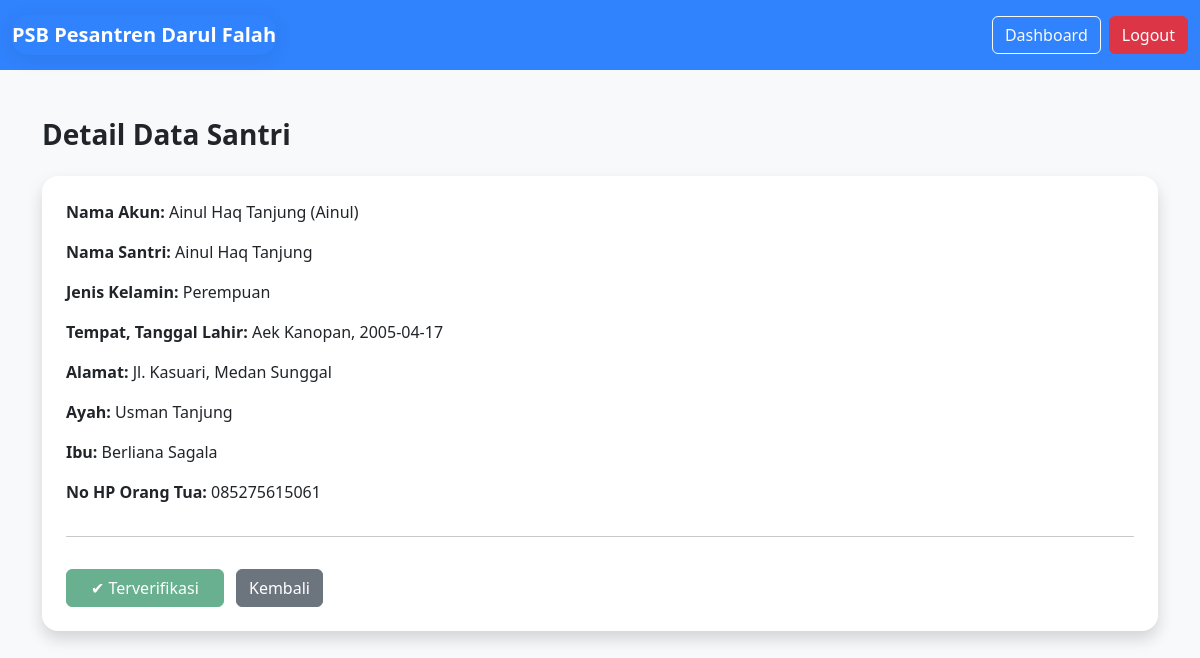
/views/admin/santri_detail.php?id=1 (signed in), run on the app's committed database.
### tables this page shows
CREATE TABLE `santri` (
  `id_santri` int(11) NOT NULL AUTO_INCREMENT,
  `id_user` int(11) NOT NULL,
  `nama_santri` varchar(100) DEFAULT NULL,
  `jenis_kelamin` enum('Laki-laki','Perempuan') DEFAULT NULL,
  `tempat_lahir` varchar(100) DEFAULT NULL,
  `tanggal_lahir` date DEFAULT NULL,
  `alamat` text DEFAULT NULL,
  `nama_ayah` varchar(100) DEFAULT NULL,
  `nama_ibu` varchar(100) DEFAULT NULL,
  `no_hp_orang_tua` varchar(20) DEFAULT NULL,
  `created_at` timestamp NOT NULL DEFAULT current_timestamp(),
  `status_verifikasi` enum('pending','verified','rejected') DEFAULT 'pending',
  `bukti_pembayaran` varchar(255) DEFAULT NULL,
  `nilai_ujian` int(11) DEFAULT NULL,
  `status_kelulusan` enum('Lulus','Tidak Lulus','Belum Ujian') DEFAULT 'Belum Ujian',
  PRIMARY KEY (`id_santri`),
  KEY `id_user` (`id_user`),
  CONSTRAINT `santri_ibfk_1` FOREIGN KEY (`id_user`) REFERENCES `users` (`Id_user`)
);

CREATE TABLE `users` (
  `Id_user` int(11) NOT NULL AUTO_INCREMENT,
  `Username` varchar(50) NOT NULL,
  `Password` varchar(255) NOT NULL,
  `Nama_lengkap` varchar(100) NOT NULL,
  `Role` enum('admin','santri') NOT NULL DEFAULT 'santri',
  `created_at` timestamp NOT NULL DEFAULT current_timestamp(),
  PRIMARY KEY (`Id_user`),
  UNIQUE KEY `Username` (`Username`)
);

### views/admin/santri_detail.php (the view, shortened to what this page needs)
<?php
include "../../config/koneksi.php";
$id = $_GET['id'];
$stmt = $koneksi->prepare("
    SELECT s.*, u.nama_lengkap AS nama_user, u.username
    FROM santri s
    JOIN users u ON s.id_user = u.id_user
    WHERE s.id_santri = :id
");
$stmt->execute([
    ':id' => $id
]);
$data = $stmt->fetch();
include "../layouts/header.php";
include "../layouts/navbar.php";
?>
<div class="container py-5">
    <h3 class="fw-semibold mb-4">Detail Data Santri</h3>
    <div class="card shadow border-0 rounded-4 p-4">
        <p><strong>Nama Akun:</strong> <?= $data['nama_user']; ?> (<?= $data['username']; ?>)</p>
        <p><strong>Nama Santri:</strong> <?= $data['nama_santri']; ?></p>
        <p><strong>Jenis Kelamin:</strong> <?= $data['jenis_kelamin']; ?></p>
        <p><strong>Tempat, Tanggal Lahir:</strong> <?= $data['tempat_lahir']; ?>, <?= $data['tanggal_lahir']; ?></p>
        <p><strong>Alamat:</strong> <?= $data['alamat']; ?></p>
        <p><strong>Ayah:</strong> <?= $data['nama_ayah']; ?></p>
        <p><strong>Ibu:</strong> <?= $data['nama_ibu']; ?></p>
        <p><strong>No HP Orang Tua:</strong> <?= $data['no_hp_orang_tua']; ?></p>
        <hr>
        <form action="../../controllers/santri/verifikasi.php" method="POST" class="mt-3">
            <?php if ($data['status_verifikasi'] === 'verified'): ?>
                <button class="btn btn-success px-4" disabled>
                    ✔ Terverifikasi
                </button>
            <?php elseif ($data['status_verifikasi'] === 'rejected'): ?>
                <button class="btn btn-danger px-4" disabled>
                    ✖ Ditolak
                </button>
            <?php endif; ?>
            <a href="dashboard_admin.php" class="btn btn-secondary ms-2">Kembali</a>
        </form>
    </div>
</div>
<?php include "../layouts/footer.php"; ?>

### views/layouts/navbar.php (style rules this page uses)
body { background-color: #f8f9fa; font-family: 'Segoe UI', Tahoma, Geneva, Verdana, sans-serif; }
.navbar-brand, .card { border-radius: 1rem; box-shadow: 0 4px 20px rgba(0, 0, 0, 0.08); }

### data on the page
santri: id_user.Nama_lengkap "Ainul Haq Tanjung", id_user.Username "Ainul", nama_santri "Ainul Haq Tanjung", jenis_kelamin "Perempuan", tempat_lahir "Aek Kanopan", tanggal_lahir "2005-04-17", alamat "Jl. Kasuari, Medan Sunggal", nama_ayah "Usman Tanjung", nama_ibu "Berliana Sagala", no_hp_orang_tua "085275615061"
